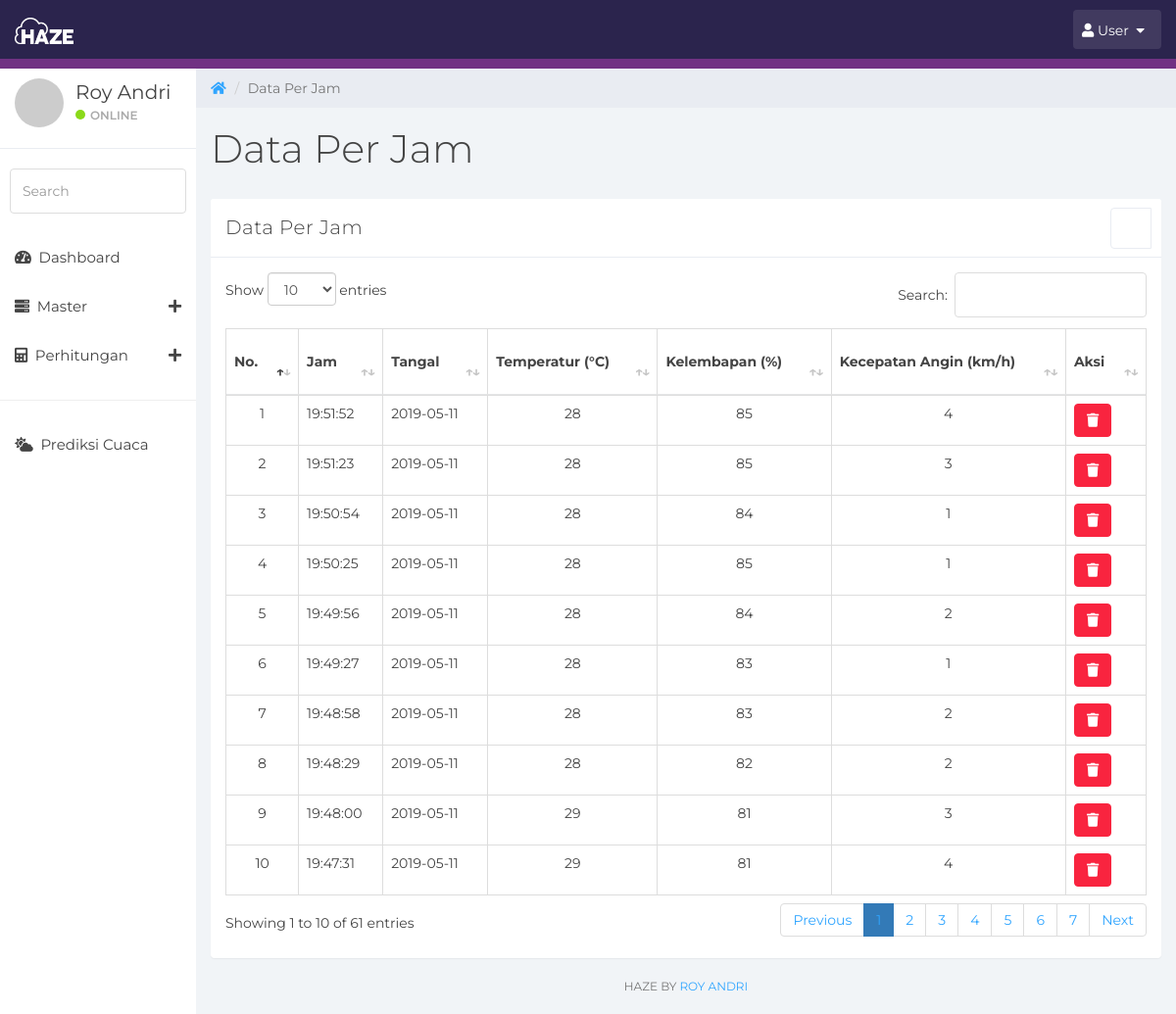
The page /admin/?p=dataperjam (signed in) on the database its author committed.
### tables this page shows
CREATE TABLE `tbl_dataperjam` (
  `id_dataperjam` int(11) NOT NULL,
  `waktu_jam` time NOT NULL,
  `waktu_tanggal` date NOT NULL,
  `temperatur` int(11) NOT NULL,
  `kelembapan` int(11) NOT NULL,
  `kecepatan_angin` int(11) NOT NULL
);

### admin/view/dataperjam.php (the view, shortened to what this page needs)
<div class="col-sm-9 col-sm-offset-3 col-lg-10 col-lg-offset-2 main">
    <div class="row turun">
        <ol class="breadcrumb">
            <li><a href="#">
                    <em class="fa fa-home"></em>
                </a></li>
            <li class="active">Data Per Jam</li>
        </ol>
    </div>
    <div class="row">
        <div class="col-lg-12">
            <h1 class="page-header">Data Per Jam</h1>
        </div>
    </div>
    <div class="row">
        <div class="col-md-12">
            <div class="panel panel-default">
                <div class="panel-heading">
                    Data Per Jam
                    <span class="pull-right clickable panel-toggle panel-button-tab-left">
                    </span>
                </div>
                <div class="panel-body">
                    <div class="table-responsive">
                    <?php include_once './backend/tampil_datajam.php'; ?>
                        <table class="table table-bordered" id="tabel_datajam">
                            <thead>
                                <tr>
                                    <th>No.</th>
                                    <th>Jam</th>
                                    <th>Tangal</th>
                                    <th>Temperatur (°C)</th>
                                    <th>Kelembapan (%)</th>
                                    <th>Kecepatan Angin (km/h)</th>
                                    <th>Aksi</th>
                                </tr>
                            </thead>
                            <tbody>
                            <?php
                            $no = 1;
                            while($a = mysqli_fetch_object($exe)):
                                ?>
                                <tr>
                                    <td align="center"> <?php echo $no; ?></td>
                                    <td> <?php echo $a->waktu_jam; ?></td>
                                    <td> <?php echo $a->waktu_tanggal; ?></td>
                                    <td align="center"> <?php echo $a->temperatur; ?></td>
                                    <td align="center"> <?php echo $a->kelembapan; ?></td>
                                    <td align="center"> <?php echo $a->kecepatan_angin; ?></td>
                                    <td>
                                        <button class="btn btn-danger" type="button" onclick    ="hapus('<?php echo $a->id_dataperjam ?>');" data-toggle="popover" title="Hapus Dataset"><i class="fa fa-trash"></i></button>
                                    </td>
                                </tr>
                                <?php
                                $no++;
                            endwhile;
                            ?>
                            </tbody>
                        </table>
                    </div>
                </div>
            </div>
        </div>
    </div>
    <div class="row">
        <div class="col-sm-12">
            <p class="back-link">HAZE by <a href="#">Roy Andri</a></p>
        </div>
    </div>
</div>

### assets/css/styles.css (style rules this page uses)
body { background: #f1f4f7; padding-top: 60px; font-size: 14px; color: #444444; font-family: "Montserrat", "Helvetica Neue", Helvetica, Arial, sans-serif; }
p { color: #777; }
a, a:hover, a:focus { color: #30a5ff; }
h1, h2, h3, h4, h5, h6 { color: #444444; }
h1 { font-weight: 300; font-size: 40px; }
.btn-danger, .btn-danger:hover, .btn-danger:focus, .btn-danger:active, .btn-danger.active, .open > .dropdown-toggle.btn-danger, .btn-danger.disabled, .btn-danger[disabled], fieldset[disabled] .btn-danger, .btn-danger.disabled:hover, .btn-danger[disabled]:hover, fieldset[disabled] .btn-danger:hover, .btn-danger.disabled:focus, .btn-danger[disabled]:focus, fieldset[disabled] .btn-danger:focus, .btn-danger.disabled:active, .btn-danger[disabled]:active, fieldset[disabled] .btn-danger:active, .btn-danger.disabled.active, .btn-danger[disabled].active, fieldset[disabled] .btn-danger.active { background-color: #f9243f; border-color: #f9243f; }
.panel { border: 0; }
.panel-heading { font-size: 20px; font-weight: 300; letter-spacing: 0.025em; height: 60px; line-height: 38px; }
.panel-default .panel-heading { background: #fff; border-bottom: 1px solid #e9ecf2; color: #444444; }
.panel-settings a, .panel-toggle { width: 40px; padding: 2px 0 0 0; }
.panel-settings, .panel-toggle { display: inline-block; margin: -1px -5px 0 15px !important; border-radius: 4px; text-align: center; border: 1px solid #e9ecf2; color: #7c7c7c; background: #fff; width: 42px; }
.clickable { cursor: pointer; }
.panel-heading span { margin: 0px; font-size: 14px; }
.panel-button-tab-left { border-top-right-radius: 0; border-bottom-right-radius: 0; }
.turun { margin-top:10px !important; }
.breadcrumb { border-radius: 0; padding: 10px 15px 10px 15px; background: #e9ecf2; margin: 0; }
h1.page-header { margin-top: 20px; border-bottom: 0; }
.table { background: #fff; }
.table > thead > tr > th { border-bottom: 1px solid #e6e7e8; vertical-align: middle; height: 50px; }
p.back-link { text-align: center; margin-bottom: 20px; font-size: 12px; text-transform: uppercase; }

### rows shown on the page
tbl_dataperjam: waktu_jam "19:51:52", waktu_tanggal "2019-05-11", temperatur "28", kelembapan "85", kecepatan_angin "4"
tbl_dataperjam: waktu_jam "19:51:23", waktu_tanggal "2019-05-11", temperatur "28", kelembapan "85", kecepatan_angin "3"
tbl_dataperjam: waktu_jam "19:50:54", waktu_tanggal "2019-05-11", temperatur "28", kelembapan "84", kecepatan_angin "1"
tbl_dataperjam: waktu_jam "19:50:25", waktu_tanggal "2019-05-11", temperatur "28", kelembapan "85", kecepatan_angin "1"
tbl_dataperjam: waktu_jam "19:49:56", waktu_tanggal "2019-05-11", temperatur "28", kelembapan "84", kecepatan_angin "2"
tbl_dataperjam: waktu_jam "19:49:27", waktu_tanggal "2019-05-11", temperatur "28", kelembapan "83", kecepatan_angin "1"
tbl_dataperjam: waktu_jam "19:48:58", waktu_tanggal "2019-05-11", temperatur "28", kelembapan "83", kecepatan_angin "2"
tbl_dataperjam: waktu_jam "19:48:29", waktu_tanggal "2019-05-11", temperatur "28", kelembapan "82", kecepatan_angin "2"
tbl_dataperjam: waktu_jam "19:48:00", waktu_tanggal "2019-05-11", temperatur "29", kelembapan "81", kecepatan_angin "3"
tbl_dataperjam: waktu_jam "19:47:31", waktu_tanggal "2019-05-11", temperatur "29", kelembapan "81", kecepatan_angin "4"

### other values the page prints
$nama "Roy Andri"
